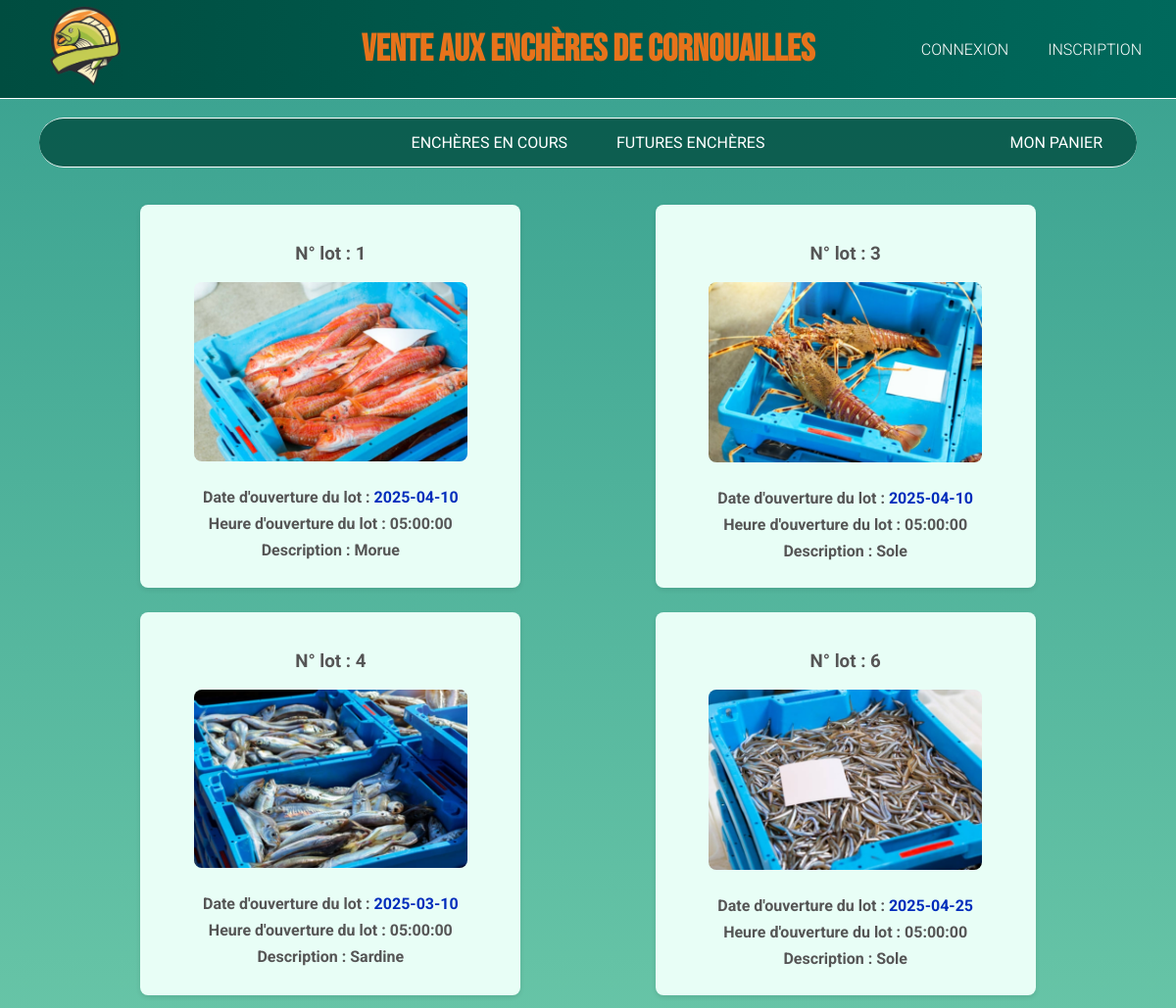
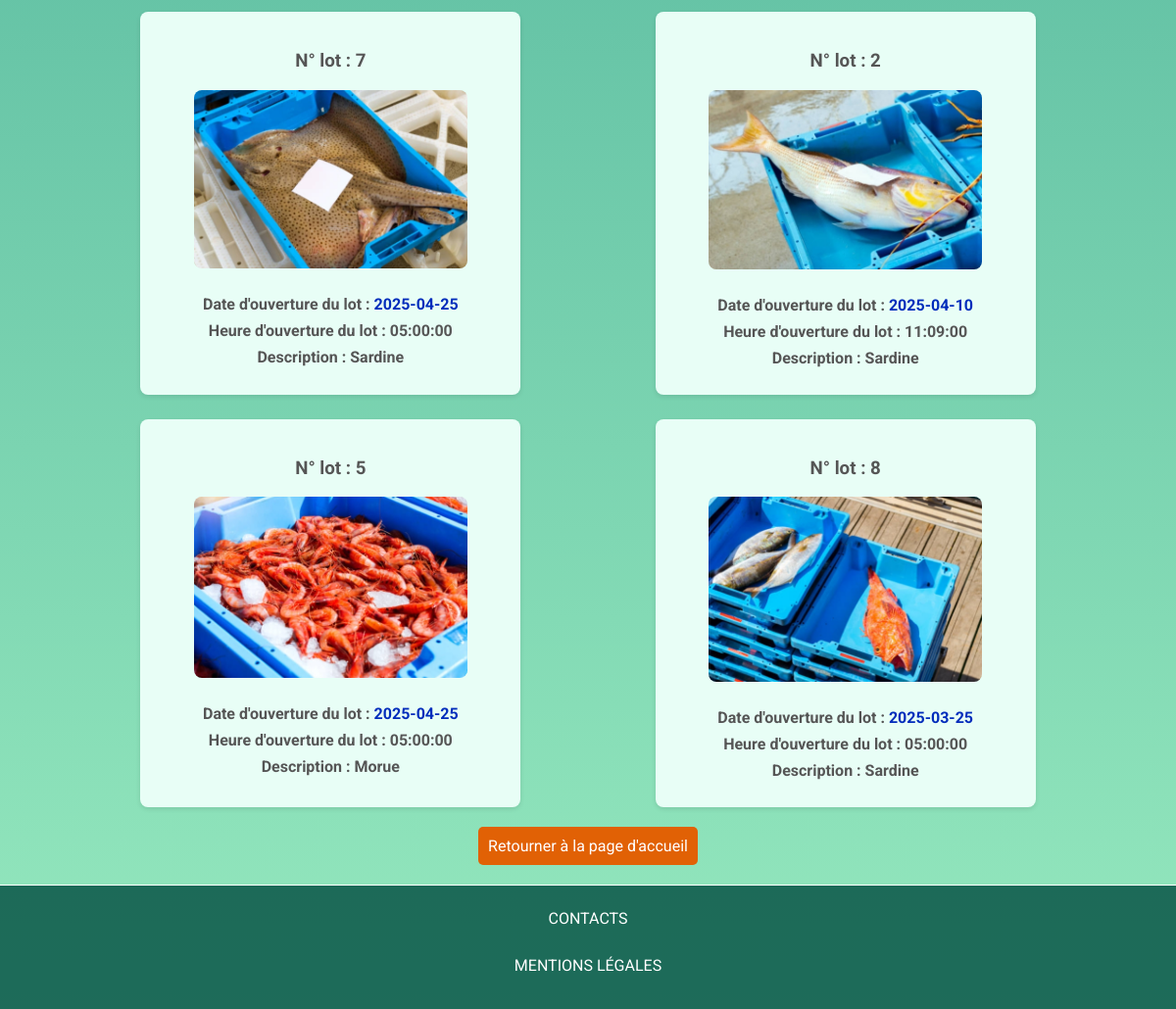
The app's page /siteCriee/welcome/contenu/FuturesEncheres, older data (2 pictures, top to bottom).
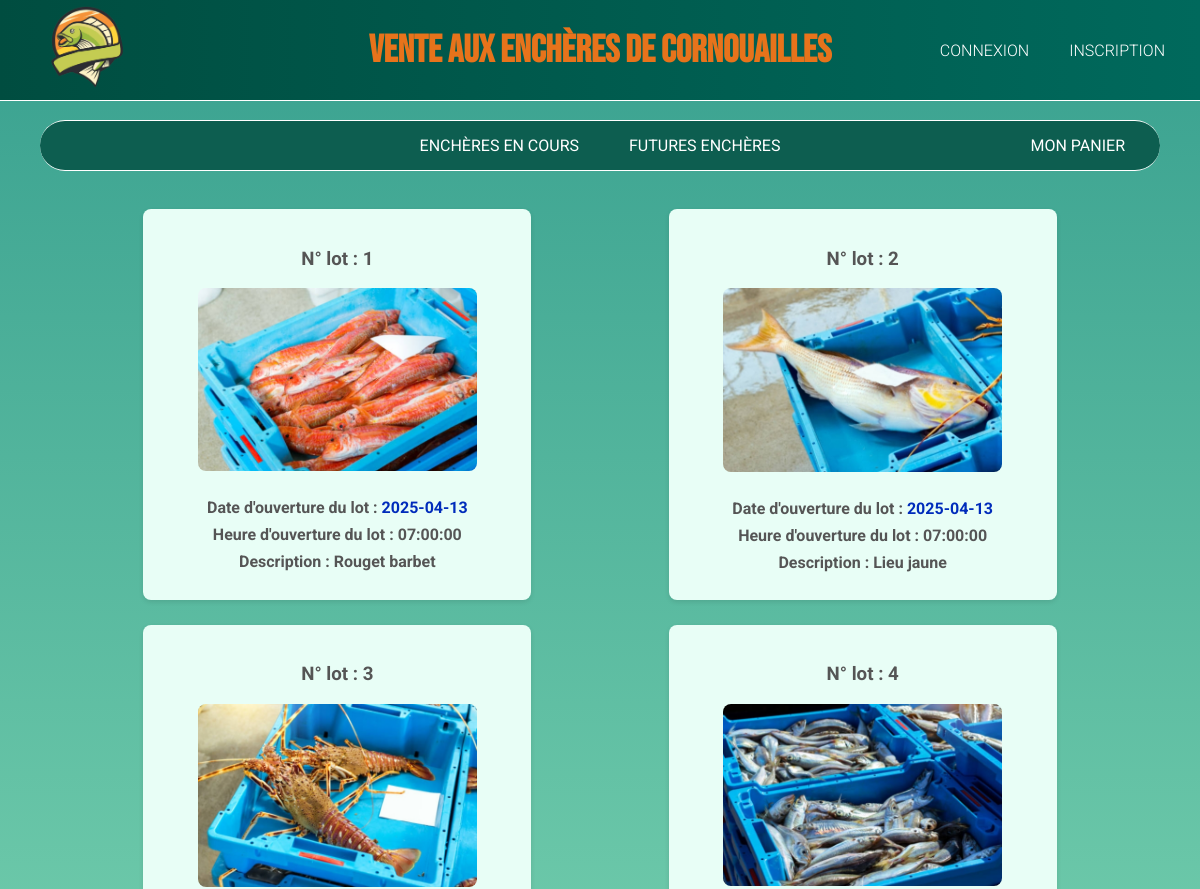
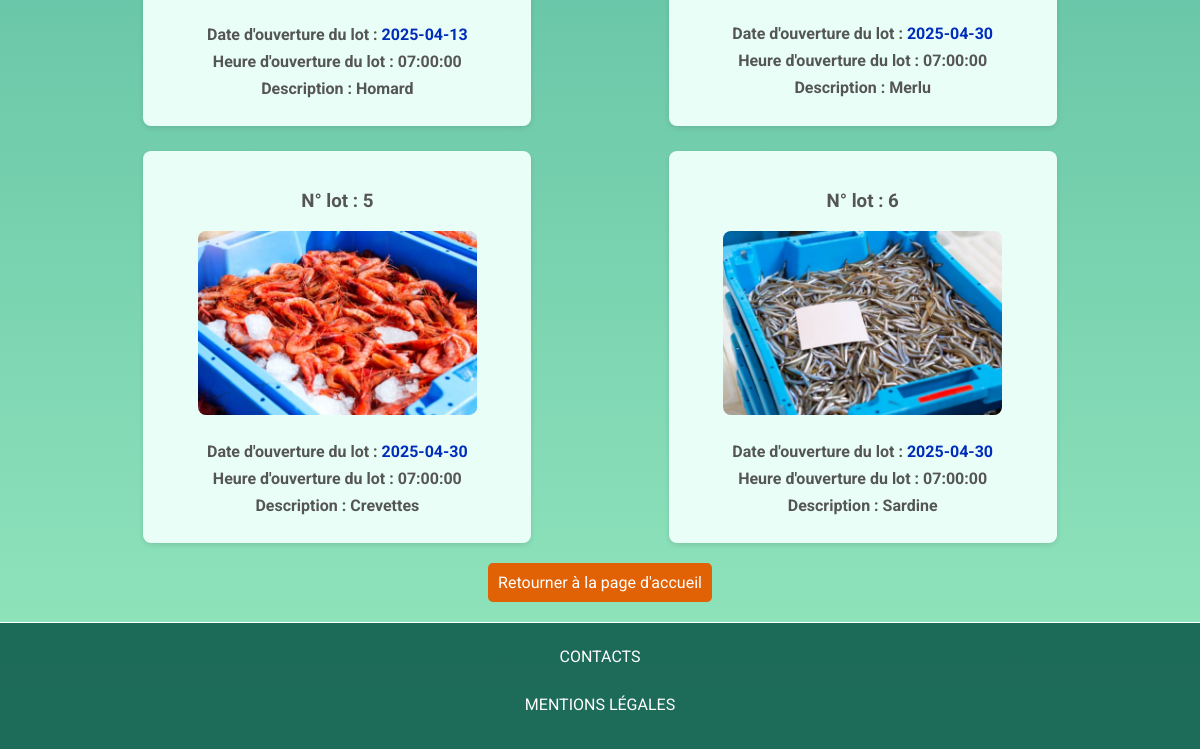
The same page, newer data (2 pictures, top to bottom).
### tables this page shows
CREATE TABLE LOT (
    IdLot INT AUTO_INCREMENT,
    IdBateau INT NOT NULL,
    datePeche DATE NOT NULL,
    IdEspece INT NOT NULL,
    IdTaille INT NOT NULL,
    IdPresentation INT NOT NULL,
    IdBac INT NOT NULL,
    IdAcheteur INT,
    IdQualite INT NOT NULL,
    idImage INT NOT NULL,
    poidsBrutLot DECIMAL(10, 2) NOT NULL,
    prixDepart DECIMAL(10, 2) NOT NULL,
    prixEnchereActuelle DECIMAL(10, 2) NOT NULL,
    prixFinal DECIMAL(10, 2),
    dateOuverture DATE,
    dateFin DATE,
    heureOuverture TIME,
    heureFin TIME,
    statut VARCHAR(50),
    IdFacture INT,
    IdAdmin INT NOT NULL, 
    PRIMARY KEY (IdLot,IdBateau,datePeche),
    FOREIGN KEY (IdBateau, datePeche) REFERENCES PECHE(IdBateau, datePeche),
    FOREIGN KEY (IdAdmin) REFERENCES ADMINISTRATEUR(IdAdmin),
    FOREIGN KEY (idImage) REFERENCES IMAGE(IdImage),
    FOREIGN KEY (IdEspece) REFERENCES ESPECE(IdEspece),
    FOREIGN KEY (IdTaille) REFERENCES TAILLE(IdTaille),
    FOREIGN KEY (IdPresentation) REFERENCES PRESENTATION(IdPresentation),
    FOREIGN KEY (IdBac) REFERENCES BAC(IdBac),
    FOREIGN KEY (IdAcheteur) REFERENCES HISTORIQUE_ENCHERES(IdAcheteur),
    FOREIGN KEY (IdQualite) REFERENCES QUALITE(IdQualite),
    FOREIGN KEY (IdFacture) REFERENCES FACTURE(IdFacture)
);

CREATE TABLE IMAGE (
    IdImage INT AUTO_INCREMENT PRIMARY KEY,
    ImageLot VARCHAR(255) NOT NULL
    
);

CREATE TABLE ESPECE (
    IdEspece INT PRIMARY KEY,
    nomScientifique VARCHAR(255) NOT NULL,
    nomCommun VARCHAR(255) NOT NULL
);

### siteCriee/application/controllers/Welcome.php (called while the page is built, shortened)
<?php
class Welcome extends CI_Controller {
	 public function __construct() {
		$this->load->database();
		$this->load->helper('url_helper');
		$this->load->model('model_criee','requetes');
		$this->load->library('form_validation');
		$this->load->helper('form');
		$this->load->library('session');
	}
	public function contenu($id)
	{
		$this->load->view('enTete');
		$this->requetes->updateEncheresOuvertes();
		$this->requetes->updateEncheresExpirees();
		if($id=="FuturesEncheres")
		{
			$data['labelFuturesEncheres']= $this->requetes->getLotsFutures();
			$this->load->view('futuresencheres',$data);
		}
		$this->load->view('piedPage',NULL);
	}
}

### siteCriee/index.php (called while the page is built, shortened)
<?php
require_once BASEPATH.'core/CodeIgniter.php';

### siteCriee/application/models/model_criee.php (called while the page is built, shortened)
<?php if ( ! defined('BASEPATH')) exit('No direct script access allowed');
class Model_criee extends CI_Model
{
    public function getLotsFutures()
    {
        $search = "SELECT * FROM lot, bateau, espece, taille, bac, qualite, image , presentation WHERE bateau.IdBateau = lot.IdBateau AND espece.IdEspece = lot.IdEspece AND taille.IdTaille = lot.IdTaille AND bac.IdBac = lot.IdBac AND qualite.IdQualite = lot.IdQualite AND image.IdImage = lot.idImage AND presentation.IdPresentation = lot.IdPresentation AND statut = 'future'";
        $result = $this->db->conn_id->prepare($search);
        $result->execute();
        $query_result = $result->fetchAll(PDO::FETCH_ASSOC);
        return $query_result;
    }
    public function updateEncheresOuvertes() {
        $sql = "UPDATE lot
                SET statut = 'ouverte'
                WHERE statut = 'future'
                AND CONCAT(dateOuverture, ' ', heureOuverture) <= NOW()";
        $this->db->query($sql);
    }
    public function updateEncheresExpirees() {
        $sql = "UPDATE lot
                SET statut = 'fermee'
                WHERE statut = 'ouverte'
                AND CONCAT(dateFin, ' ', heureFin) <= NOW()";
        $this->db->query($sql);
    }
}
?>

### siteCriee/application/views/futuresencheres.php (the view)
<body>
	<br><br>
		<div class="produits-container">
			<?php
			foreach ($labelFuturesEncheres as $row) {
				echo "<form class = 'produits'>";
				echo "<div>";
				echo "<h3>N° lot : " . $row['IdLot'] . "</h3>";
				echo "<img src='" .base_url()."/assets/". $row['ImageLot'] . "' alt=''>";
				echo "<p>Date d'ouverture du lot : <span id='date'>" . $row['dateOuverture'] . "</span></p>";
				echo "<p>Heure d'ouverture du lot : " . $row['heureOuverture'] . "</p>";
				echo "<p>Description : " . $row['nomCommun'] . "</p>";
				echo "</div>";
				echo "</form>";
			}
			?>
		</div>
		<div class="bouton-retour">
			<a href="<?php echo site_url('welcome/contenu/Accueil');?>" class="buttonRetour">Retourner à la page d'accueil</a>
		</div>
	</body>

### siteCriee/application/views/enTete.php (shortened to what this page needs)
<!doctype html>
<html lang="fr">
	<head>
		<link rel="stylesheet" href="<?php echo base_url('assets/css/style2.css');?>">
	</head>
	<header>
		<div id="logo">
			<img src="<?php echo base_url().'assets/img/logo3.png';?>" alt="">
		</div>
		<div id="titre">
			<h1>Vente aux enchères de Cornouailles</h1>
		</div>
		<?php if(!isset($_SESSION["is_logged_in"])) : ?>
		<div class="auth-boutons">
			<a href="<?php echo site_url('welcome/contenu/Connexion');?>" class ="button">CONNEXION</a>
			<a href="<?php echo site_url('welcome/contenu/Inscription');?>" class ="button">INSCRIPTION</a>
    	</div>
		<?php endif; ?>
	</header>
	<br>
	<nav>
		<div class="nav-milieu">
			<a href="<?php echo site_url('welcome/contenu/EncheresEnCours');?>" class ="button">ENCHÈRES EN COURS</a>
			<a href="<?php echo site_url('welcome/contenu/FuturesEncheres');?>" class ="button">FUTURES ENCHÈRES</a>
		</div>
		<div class="nav-droite">
			<a href="<?php echo site_url('welcome/contenu/Panier');?>" class ="button">MON PANIER</a>
		</div>
	</nav>

### siteCriee/application/views/piedPage.php
		<footer>
        <div id="contact">
		<br>
        <a href="<?php echo site_url('welcome/contenu/Contacts');?>" class="button">CONTACTS</a>
        </div>
        <div id="mentions">
		<br>
        <a href="<?php echo site_url('welcome/contenu/MentionsLegales');?>" class="button">MENTIONS LÉGALES</a>
         </div>
    </footer>
</html>

### siteCriee/assets/css/style2.css (style rules this page uses)
html { font-family: 'Roboto', sans-serif; color: white; }
a { color: white; }
header { display: flex; justify-content: space-between; align-items: center; position: relative; background: linear-gradient(to right, #004d40, #00695c); padding: 10px 20px; max-height: 80px; border-bottom: 1px solid white; font-family: 'Bebas Neue', sans-serif; font-weight: 300; font-style: normal; font-size: larger; }
header #logo { flex: 0 0 auto; }
header #titre { position: absolute; left: 50%; transform: translateX(-50%); flex: 0 0 auto; }
h1 { color:#e7731b; }
header #logo img { max-height: 100px; margin-right: 10px; }
header .auth-boutons { display: flex; gap: 10px; font-size: small; align-items: center; flex: 0 0 auto; font-family: 'Roboto', sans-serif !important; }
nav { display: flex; justify-content: space-between; align-items: center; width: auto; background: rgba(0, 77, 64, 0.8); position: relative; padding: 10px; margin-left: 40px; margin-right: 40px; border-top: 1px solid white; border-bottom: 1px solid white; border-radius: 25px; }
.nav-milieu { display: flex; justify-content: center; gap: 20px; flex-grow: 1; }
.nav-droite { position: absolute; right: 20px; }
.button { display: inline-block; padding: 5px 15px; font-size: 16px; cursor: pointer; text-align: center; text-decoration: none; outline: none; border: none; border-radius: 15px; }
.buttonRetour { display: block; text-align: center; padding: 10px; font-size: 1em; background-color: #e16105; color: white; text-decoration: none; border-radius: 5px; transition: background-color 0.3s ease; }
body { margin: 0; text-align: center; min-height: 100vh; background: linear-gradient(to bottom, #38a08f, #95e8be) !important; color: #e0f7fa; display: flex; flex-direction: column; }
body img { max-width: 200px; height: auto; }
footer { margin-top: auto; background: rgba(0, 77, 64, 0.8); text-align: center; border-top: 1px solid white; padding-bottom: 30px; }
.produits-container { display: flex; flex-wrap: wrap; justify-content: space-evenly; column-gap: 14px; row-gap: 25px; padding: 0px 20px; }
.produits { background-color: rgb(232, 254, 246); padding: 20px; border-radius: 8px; width: 30%; box-shadow: 0px 2px 5px rgba(0, 0, 0, 0.1); transition: transform 0.3s ease, box-shadow 0.3s ease; }
.produits img { max-width: 80%; height: auto; border-radius: 8px; margin-bottom: 15px; }
.produits h3 { color: #555; }
.produits p { margin: 8px 0; color: #555; font-weight: bold; }
.bouton-retour { text-align: center; margin: 20px auto; width: fit-content; }
#date { color: #002cbb; font-weight: bold; }

Row changes from the older to the newer data that the page shows:
removed lot: IdLot "3", idImage.ImageLot (picture), dateOuverture "2025-04-10", heureOuverture "05:00:00", IdEspece.nomCommun "Sole"
removed lot: IdLot "4", idImage.ImageLot (picture), dateOuverture "2025-03-10", heureOuverture "05:00:00", IdEspece.nomCommun "Sardine"
removed lot: IdLot "6", idImage.ImageLot (picture), dateOuverture "2025-04-25", heureOuverture "05:00:00", IdEspece.nomCommun "Sole"
removed lot: IdLot "7", idImage.ImageLot (picture), dateOuverture "2025-04-25", heureOuverture "05:00:00", IdEspece.nomCommun "Sardine"
removed lot: IdLot "2", idImage.ImageLot (picture), dateOuverture "2025-04-10", heureOuverture "11:09:00", IdEspece.nomCommun "Sardine"
removed lot: IdLot "5", idImage.ImageLot (picture), dateOuverture "2025-04-25", heureOuverture "05:00:00", IdEspece.nomCommun "Morue"
removed lot: IdLot "8", idImage.ImageLot (picture), dateOuverture "2025-03-25", heureOuverture "05:00:00", IdEspece.nomCommun "Sardine"
changed lot: dateOuverture "2025-04-10" → "2025-04-13"; heureOuverture "05:00:00" → "07:00:00"; IdEspece.nomCommun "Morue" → "Rouget barbet"
added lot: IdLot "2", idImage.ImageLot (picture), dateOuverture "2025-04-13", heureOuverture "07:00:00", IdEspece.nomCommun "Lieu jaune"
added lot: IdLot "3", idImage.ImageLot (picture), dateOuverture "2025-04-13", heureOuverture "07:00:00", IdEspece.nomCommun "Homard"
added lot: IdLot "4", idImage.ImageLot (picture), dateOuverture "2025-04-30", heureOuverture "07:00:00", IdEspece.nomCommun "Merlu"
added lot: IdLot "5", idImage.ImageLot (picture), dateOuverture "2025-04-30", heureOuverture "07:00:00", IdEspece.nomCommun "Crevettes"
added lot: IdLot "6", idImage.ImageLot (picture), dateOuverture "2025-04-30", heureOuverture "07:00:00", IdEspece.nomCommun "Sardine"
